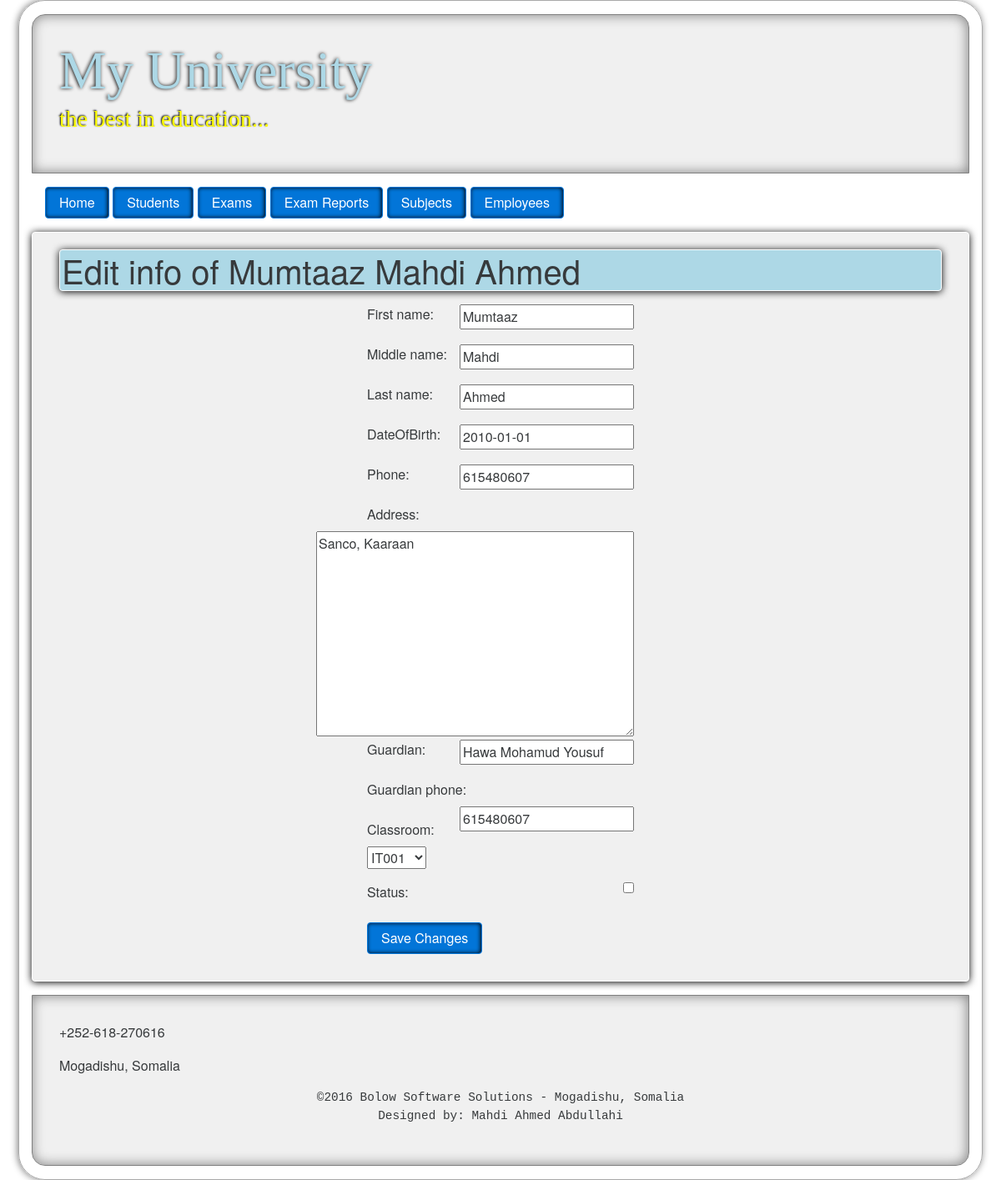
/cms/edit/student/1/, run on the app's committed database.
### university/models.py (models this page shows)
class Student(models.Model):
    first_name = models.CharField(max_length=30)
    middle_name = models.CharField(max_length=30)
    last_name = models.CharField(max_length=30)
    DateOfBirth = models.DateField()
    address = models.TextField(default=None)
    phone = models.CharField(max_length=30)
    guardian = models.CharField(max_length=50)
    guardian_phone = models.CharField(max_length=30)
    status = models.BooleanField(default=False)
    registered = models.DateField(default = timezone.now)
    registered_by = models.ForeignKey(User)
    classroom = models.ForeignKey(Classroom)
    last_updated = models.DateTimeField(default=timezone.now)
    def __str__(self):
        return self.first_name + " " + self.middle_name + " " + self.last_name

### university/views.py (the view)
# urls.py: url(r'^edit/student/(?P<pk>[0-9]+)/$', views.update_student, name='update_student'),
def update_student(request, pk):
    error=None
    try:
        student = get_object_or_404(Student, pk=pk)
        if request.method == 'POST':
            form = StudentForm(request.POST, instance=student)
            if form.is_valid():
                student = form.save(commit=False)
                student.registered_by = request.user
                student.last_updated = timezone.now()
                student.save()
                return redirect('university.views.student_profile', pk=student.pk)
        else:
            form = StudentForm(instance=student)
    except:
        error = "Please make sure you entered all required field's data"
    return render(request, 'student/edit_student.html', {'form':form, 'error':error,'settings':settings})

### university/forms.py
class StudentForm(ModelForm):
    class Meta:
        model = Student
        fields = ('first_name', 'middle_name', 'last_name','DateOfBirth', 'phone', 'address', 'guardian', 'guardian_phone', 'classroom', 'status')

### university/models.py (called while the page is built)
    def __str__(self):
        return self.name

### university/templates/student/edit_student.html (shortened to what this page needs)
{% extends 'university/layout.html' %}
{% block content %}
<h1>Edit info of {{ form.instance }} </h1>
	<form	method="POST"	class="registerform" id="regform">{%	csrf_token	%}
						{{	form.as_p	}}
					<button	type="submit"	class="btn btn-primary">Save Changes</button>
	</form>
{% endblock %}

### university/static/university/css/style.css (style rules this page uses)
.registerform { margin-left:auto; margin-right: auto; width: 20em; }
.registerform input, .registerform textarea, .helptext { margin-bottom: 4px; float: right; }
.content h1 { background:lightblue; padding: 2px; border: 1px solid white; box-shadow: 0px 1px 10px black; border-radius: 4px; margin-top: -.3em; }
button { box-shadow: inset -1px 0px 5px black; }

### data on the page
Student: instance "Mumtaaz Mahdi Ahmed", first_name "Mumtaaz", middle_name "Mahdi", last_name "Ahmed", DateOfBirth "2010-01-01", phone "615480607", address "Sanco, Kaaraan", guardian "Hawa Mohamud Yousuf", guardian_phone "615480607", classroom "IT001"

### other printed values
{{ settings.UNIVERSITY_NAME }} "My University"
{{ settings.UNIVERSITY_MOTO }} "the best in education..."
{{ settings.UNIVERSITY_PHONES }} "+252-618-270616"
{{ settings.CAMPUS_ADDRESS }} "Mogadishu, Somalia"
